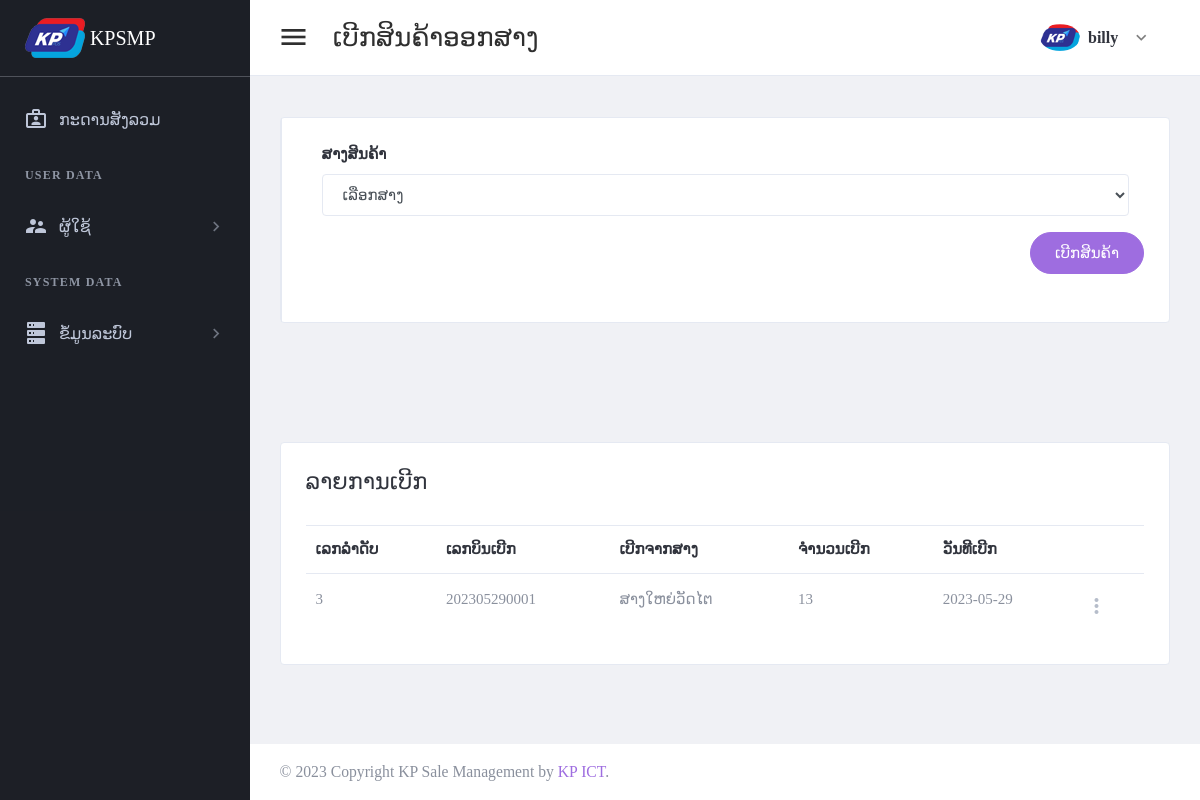
The app's page /page/select-warehouse-stock-out.php?apo_id=9 (signed in), older data.
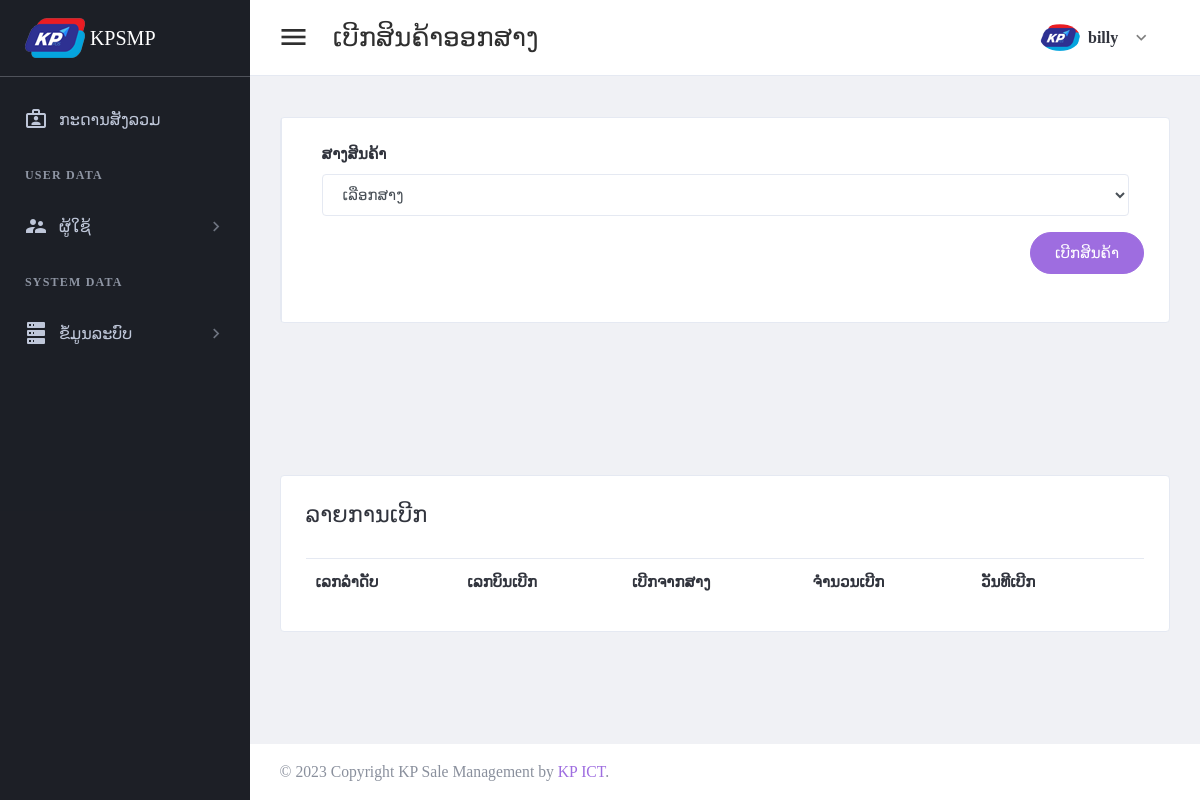
The same page, newer data.
### tables this page shows
CREATE TABLE `tbl_header_title` (
  `ht_id` int(11) NOT NULL,
  `ht_name` varchar(300) DEFAULT NULL
);

CREATE TABLE `tbl_sub_title` (
  `st_id` int(11) NOT NULL,
  `st_name` varchar(300) DEFAULT NULL,
  `icon_code` varchar(100) DEFAULT NULL,
  `ht_id` int(11) DEFAULT NULL
);

CREATE TABLE `tbl_stock_out_warehouse` (
  `sow_id` int(11) NOT NULL,
  `sow_bill_number` varchar(30) DEFAULT NULL,
  `bill_type` int(11) DEFAULT NULL,
  `apo_id` int(11) DEFAULT NULL,
  `br_id` int(11) DEFAULT NULL,
  `wh_id` int(11) DEFAULT NULL,
  `add_by` int(11) DEFAULT NULL,
  `date_register` date DEFAULT NULL
);

CREATE TABLE `tbl_warehouse` (
  `wh_id` int(11) NOT NULL,
  `wh_name` varchar(150) DEFAULT NULL,
  `wh_status` int(11) DEFAULT NULL,
  `wh_type` int(11) DEFAULT NULL,
  `br_id` int(11) DEFAULT NULL,
  `add_by` int(11) DEFAULT NULL,
  `date_register` date DEFAULT NULL
);

### setting/checksession.php (called while the page is built, shortened)
<?php
	if($_SESSION['id_users'] == "" )
	{
	header("location:logout.php");
	}
	  else{
		$full_name = $_SESSION["full_name"];
		$role_id = $_SESSION["role_id"];
	}
?>

### page/select-warehouse-stock-out.php (the view, shortened to what this page needs)
<?php
include("../setting/checksession.php");
include("../setting/conn.php");
$header_name = "ເບີກສິນຄ້າອອກສາງ";
$header_click = "2";
$apo_id = $_GET['apo_id'];
?>
<!DOCTYPE html>
<html lang="en" dir="ltr">
<head>
    <?php
    include("../setting/callcss.php");
    ?>
</head>
<body class="navbar-fixed sidebar-fixed" id="body">
    <div class="wrapper">
        <?php include "menu.php"; ?>
        <div class="page-wrapper">
            <?php
            include "header.php";
            ?>
            <div class="content-wrapper">
                <div class="content">
                    <div class="email-wrapper rounded border bg-white">
                        <div class="row no-gutters justify-content-center">
                            <div class="  col-xxl-12">
                                <div class="email-right-column  email-body p-4 p-xl-5">
                                    <form method="post">
                                        <div class="form-group  col-lg-12">
                                            <label class="text-dark font-weight-medium">ສາງສິນຄ້າ</label>
                                            <div class="form-group">
                                                <select class=" form-control font" name="wh_id" id="wh_id" required>
                                                    <option value=""> ເລືອກສາງ </option>
                                                </select>
                                            </div>
                                        </div>
                                        <div class="form-footer  d-flex justify-content-end">
                                            <button type="submit" class="btn btn-primary btn-pill" formaction="scan-stock-warehouse-out.php">ເບີກສິນຄ້າ</button>
                                        </div><br>
                                    </form>
                                </div>
                            </div>
                        </div>
                    </div>
                </div>
            </div>
            <div class="content-wrapper">
                <div class="content">
                    <div class="email-wrapper rounded border bg-white">
                        <div class="  no-gutters justify-content-center">
                            <div class="    ">
                                <div class="  p-4 p-xl-5">
                                    <div class="email-body-head mb-6 ">
                                        <h4 class="text-dark">ລາຍການເບີກ</h4>
                                    </div>
                                    <form method="post" id="additemorderfrm">
                                        <table id="productsTable2" class="table table-hover table-product" style="width:100%">
                                            <thead>
                                                <tr>
                                                    <th>ເລກລຳດັບ</th>
                                                    <th>ເລກບິນເບີກ</th>
                                                    <th>ເບີກຈາກສາງ</th>
                                                    <th>ຈຳນວນເບີກ</th>
                                                    <th>ວັນທີເບີກ</th>
                                                    <th></th>
                                                </tr>
                                            </thead>
                                            <tbody>
                                                <?php
                                                $stmt4 = $conn->prepare("
                                                select sow_id,sow_bill_number,wh_name,a.date_register
                                                from tbl_stock_out_warehouse a
                                                left join tbl_warehouse b on a.wh_id = b.wh_id
                                                where  apo_id = '$apo_id'
                                                order by sow_id desc
                                           ");
                                                $stmt4->execute();
                                                if ($stmt4->rowCount() > 0) {
                                                    while ($row4 = $stmt4->fetch(PDO::FETCH_ASSOC)) {
                                                        $sow_id =  $row4['sow_id'];
                                                        $rowio = $conn->query("select sum(item_values) as item_values
                                                        from tbl_stock_out_warehouse_detail
                                                        where sow_id ='$sow_id'
                                                        group by sow_id
                                                        ")->fetch(PDO::FETCH_ASSOC);
                                                ?>
                                                        <tr>
                                                            <td><?php echo $row4['sow_id']; ?></td>
                                                            <td><?php echo $row4['sow_bill_number']; ?></td>
                                                            <td><?php echo $row4['wh_name']; ?></td>
                                                            <td><?php echo $rowio['item_values']; ?></td>
                                                            <td><?php echo $row4['date_register']; ?></td>
                                                            <td>
                                                                <div class="dropdown">
                                                                    <a class="dropdown-toggle icon-burger-mini" href="#" role="button" id="dropdownMenuLink" data-toggle="dropdown" aria-haspopup="true" aria-expanded="false" data-display="static">
                                                                    </a>
                                                                </div>
                                                            </td>
                                                        </tr>
                                                <?php
                                                    }
                                                }
                                                ?>
                                            </tbody>
                                        </table>
                                    </form>
                                </div>
                            </div>
                        </div>
                    </div>
                </div>
            </div>
            <?php include "footer.php"; ?>
        </div>
    </div>
</body>
</html>

### setting/callcss.php (shortened to what this page needs)
<link href="../plugins/material/css/materialdesignicons.min.css" rel="stylesheet" />
<link href="../plugins/simplebar/simplebar.css" rel="stylesheet" />
<link href="../plugins/material/css/materialdesignicons.min.css" rel="stylesheet" />
<link href="../plugins/nprogress/nprogress.css" rel="stylesheet" />
<link id="main-css-href" rel="stylesheet" href="../css/3style.css" />
<link href="../plugins/prism/prism.css" rel="stylesheet" />
<link href="../plugins/DataTables/DataTables-1.10.18/css/jquery.dataTables.min.css" rel="stylesheet" />
<link href="../css/sweetalert.css" rel="stylesheet">
<link href="../css/facebox.css" rel="stylesheet">

### page/menu.php (shortened to what this page needs)
<aside class="left-sidebar sidebar-dark" id="left-sidebar">
  <div id="sidebar" class="sidebar sidebar-with-footer">
    <div class="app-brand">
      <a href="index.php">
        <img src="../images/iconmenu.png" alt="Mono">
        <span class="brand-name"> KPSMP</span>
      </a>
    </div>
    <div class="sidebar-left" data-simplebar style="height: 100%;">
      <ul class="nav sidebar-inner" id="sidebar-menu">
        <li class="<?php if ($header_click == 0) {
                      echo "active";
                    } ?>">
          <a class="sidenav-item-link" href="index.php">
            <i class="mdi mdi-briefcase-account-outline"></i>
            <span class="nav-text">ກະດານສັງລວມ</span>
          </a>
        </li>
        <?php
        $stmt = $conn->prepare(" SELECT distinct a.ht_id,ht_name
        FROM tbl_header_title a
        left join tbl_role_page b on a.ht_id = b.ht_id
        where role_id ='$role_id'
        order by  a.ht_id asc ");
        $stmt->execute();
        if ($stmt->rowCount() > 0) {
          while ($row = $stmt->fetch(PDO::FETCH_ASSOC)) {
            $ht_id = $row['ht_id'];
            $ht_name = $row['ht_name'];
        ?>
            <li class="section-title"> <?php echo "$ht_name"; ?></li>
            <?php
            $stmt1 = $conn->prepare("SELECT distinct a.st_id,st_name,role_id,icon_code
            FROM tbl_sub_title a
            left join tbl_role_page b on a.st_id = b.st_id
            where a.ht_id = '$ht_id' and role_id ='$role_id'
            order by a.st_id asc ");
            $stmt1->execute();
            if ($stmt1->rowCount() > 0) {
              while ($row1 = $stmt1->fetch(PDO::FETCH_ASSOC)) {
                $st_name = $row1['st_name'];
                $st_id = $row1['st_id'];
                $icon_code = $row1['icon_code'];
            ?>
                <li class='has-sub <?php if ($header_click == "$st_id") {
                                      echo "active expand";
                                    } ?>'>
                  <a class="sidenav-item-link" href="javascript:void(0)" data-toggle="collapse" data-target='#<?php echo "$st_name"; ?>' aria-expanded="false" aria-controls="<?php echo "$st_name"; ?>">
                    <i class="mdi <?php echo "$icon_code"; ?>"></i>
                    <span class="nav-text"> <?php echo "$st_name"; ?> </span> <b class="caret"></b>
                  </a>
              <?php
              }
            }
              ?>
                </li>
            <?php
          }
        }
            ?>
      </ul>
    </div>
  </div>
</aside>

### page/header.php (shortened to what this page needs)
<header class="main-header" id="header">
  <nav class="navbar navbar-expand-lg navbar-light" id="navbar">
    <button id="sidebar-toggler" class="sidebar-toggle">
    </button>
    <span class="page-title"><?php echo "$header_name"; ?></span>
    <div class="navbar-right ">
      <ul class="nav navbar-nav">
        <li class="dropdown user-menu">
          <button class="dropdown-toggle nav-link" data-toggle="dropdown">
            <img src="../images/iconmenu.png" class="user-image rounded-circle" alt="User Image" />
            <span class="d-none d-lg-inline-block"><?php echo "$full_name"; ?></span>
          </button>
        </li>
      </ul>
    </div>
  </nav>
</header>

### page/footer.php (shortened to what this page needs)
<footer class="footer mt-auto">
	<div class="copyright bg-white">
		<p>
			&copy; <span id="copy-year"></span> Copyright KP Sale Management by <a class="text-primary"> KP ICT</a>.
		</p>
	</div>
</footer>

Row changes from the older to the newer data that the page shows:
removed tbl_stock_out_warehouse: sow_id "3", sow_bill_number "202305290001", wh.wh_name "ສາງໃຫຍ່ວັດໄຕ", item_values "13", date_register "2023-05-29"
